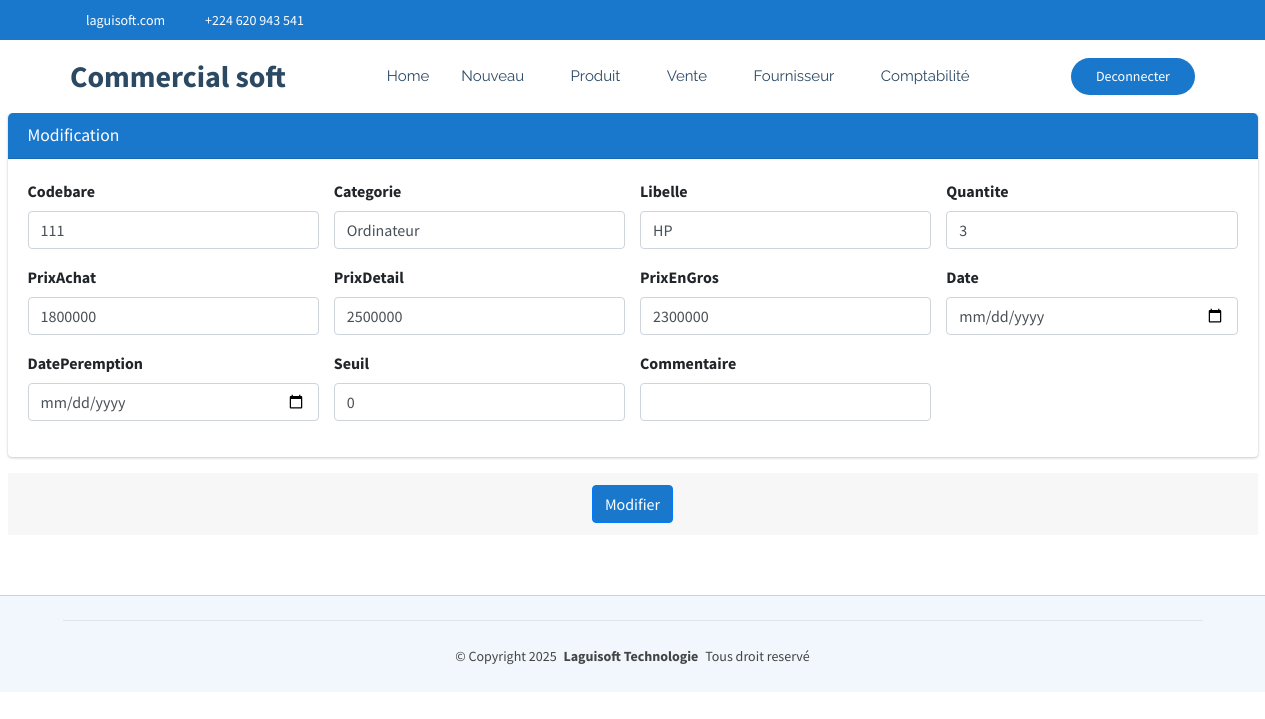
Screenshot of /commerce/produit/modification/1/ (signed in) with the database file from the repository.
### CommercialSoft/models.py (models this page shows, shortened)
class Produit(models.Model):
    codebare=models.CharField(max_length=100, unique=True, null=True, blank=True)
    categorie=models.ForeignKey(Categorie, on_delete=models.SET_NULL, null=True, blank=True)
    libelle=models.CharField(max_length=60, unique=True)
    quantite=models.IntegerField()
    prixAchat=models.DecimalField(max_digits=30, decimal_places=0)
    prixEnGros=models.DecimalField(max_digits=30, decimal_places=0)
    prixDetail=models.DecimalField(max_digits=30, decimal_places=0)
    autrePrix=models.DecimalField(max_digits=30, decimal_places=0, default=0)
    date=models.DateField(default=timezone.now)
    datePeremption=models.DateField(default=timezone.now)
    seuil=models.PositiveIntegerField(default=0)
    commentaire=models.CharField(max_length=60, null=True, blank=True)
    quantiteTotal=models.PositiveBigIntegerField(default=0)

### CommercialSoft/views.py (the view)
# urls.py: path('produit/modification/<int:pk>/', views.produit_edit,name="commerce_produitEdit"),
@login_required
@user_passes_test(est_admin_ou_gestionnaire)
@user_passes_test(est_administrateur, est_gestionnaire)
@user_passes_test(est_admin_ou_gestionnaire)
@permission_required('CommercialSoft.change_produit')
def produit_edit(request, pk):
    produit = get_object_or_404(Produit, pk=pk)
    if request.method == "POST":
        form = ProduitForm(request.POST, instance=produit)
        if form.is_valid():
            form.save()
            messages.success(request, "Produit mise à jour avec succès!")
            return redirect('commerce_produit')
        else:
            messages.error(request, "Erreur lors de la mise à jour de la produit.")
    else:
        form = ProduitForm(instance=produit)
    return render(request, 'CommercialSoft/modification.html', {'form': form})

### CommercialSoft/forms.py
class ProduitForm(forms.ModelForm):
    class Meta:
        model = Produit
        fields = ['codebare','categorie','libelle','quantite','prixAchat','prixDetail','prixEnGros','date','datePeremption','seuil','commentaire']
        widgets = {
            'codebare': forms.TextInput(attrs={'class': 'form-control'}),
            'categorie': forms.Select(attrs={'class': 'form-control bootstrap4'}),
            'libelle': forms.TextInput(attrs={'class': 'form-control'}),
            'quantite': forms.NumberInput(attrs={'class': 'form-control'}),
            'prixAchat': forms.NumberInput(attrs={'class': 'form-control'}),
            'prixDetail': forms.NumberInput(attrs={'class': 'form-control'}),
            'prixEnGros': forms.NumberInput(attrs={'class': 'form-control'}),
            'date': forms.DateInput(attrs={'class': 'form-control', 'type': 'date','id':'idDateEnregistrement'}),
            'datePeremption': forms.DateInput(attrs={'class': 'form-control', 'type': 'date','id':'idDatePeremption'}),
            'seuil': forms.NumberInput(attrs={'class': 'form-control'}),
            'commentaire': forms.TextInput(attrs={'class': 'form-control'}),
        }

### CommercialSoft/models.py (called while the page is built)
    def __str__(self):
        return self.nom

### CommercialSoft/views.py (called while the page is built)
def est_administrateur(user):
    return user.groups.filter(name='Administrateur').exists()

def est_admin_ou_gestionnaire(user):
    return (
        user.groups.filter(name="Administrateur").exists()
        or user.groups.filter(name="Gestionnaire").exists()
    )

### CommercialSoft/templates/CommercialSoft/modification.html (shortened to what this page needs)
{% extends "CommercialSoft/starter-page.html" %}
{% load static %}
{% block css %}
    <link rel="stylesheet" href="{% static 'autre/plugins/fontawesome-free/css/all.min.css' %}">
    <link rel="stylesheet" href="https://code.ionicframework.com/ionicons/2.0.1/css/ionicons.min.css">
  <link rel="stylesheet" href="{% static 'autre/plugins/sweetalert2-theme-bootstrap-4/bootstrap-4.min.css' %}">
    <link rel="stylesheet" href="{% static 'autre/dist/css/adminlte.min.css' %}">
    <link rel="stylesheet" href="{% static 'autre/plugins/toastr/toastr.min.css' %}">
{% endblock %}
{% block corp %}
<section class="content pt-0">
  <div class="container-fluid">
    <div class="row">
      <div class="col-md-12">
        <div class="card card-primary">
          <div class="card-header">
            <h3 class="card-title">Modification</h3>
          </div>
          <form role="form" action="" class="form-horizontal" method="post">
            <div class="card-body">
              <div class="row justify-content-center">
                  {% for field in form %}
                  <div class="col-md-3">
                      <div class="form-group">
                          <label class="form-label">{{ field.label }}</label>
                          {{ field }}
                      </div>
                  </div>
                  {% if forloop.counter|divisibleby:4 %}
                  </div><div class="row">
                  {% endif %}
                  {% endfor %}
              </div>
            </div>
            </div>
            <div class="card-footer text-center">
              <button type="submit" class="btn btn-primary">Modifier</button>
            </div>
        </div>
      </div>
    </div>
</section>
  {% endblock %}

### CommercialSoft/static/clinique/assets/css/main.css (style rules this page uses)
:root { --default-font: "Roboto", system-ui, -apple-system, "Segoe UI", Roboto, "Helvetica Neue", Arial, "Noto Sans", "Liberation Sans", sans-serif, "Apple Color Emoji", "Segoe UI Emoji", "Segoe UI Symbol", "Noto Color Emoji"; --heading-font: "Poppins", sans-serif; --nav-font: "Raleway", sans-serif; }
:root { --background-color: #ffffff; --default-color: #444444; --heading-color: #2c4964; --accent-color: #1977cc; --surface-color: #ffffff; --contrast-color: #ffffff; }
:root { --nav-color: #2c4964; --nav-hover-color: #1977cc; --nav-mobile-background-color: #ffffff; --nav-dropdown-background-color: #ffffff; --nav-dropdown-color: #2c4964; --nav-dropdown-hover-color: #1977cc; }
:root { scroll-behavior: smooth; }
body { color: var(--default-color); background-color: var(--background-color); font-family: var(--default-font); }
h1, h2, h3, h4, h5, h6 { color: var(--heading-color); font-family: var(--heading-font); }
section, .section { color: var(--default-color); background-color: var(--background-color); padding: 60px 0; scroll-margin-top: 72px; overflow: clip; }

### rows the page displays
Produit: form "111" "Ordinateur" "HP" "3" "1800000" "2500000" "2300000" "0"

### other values shown
{{ field.label }} "Codebare" "Categorie" "Libelle" "Quantite" "PrixAchat" "PrixDetail" "PrixEnGros" "Date" "DatePeremption" "Seuil" "Commentaire"
